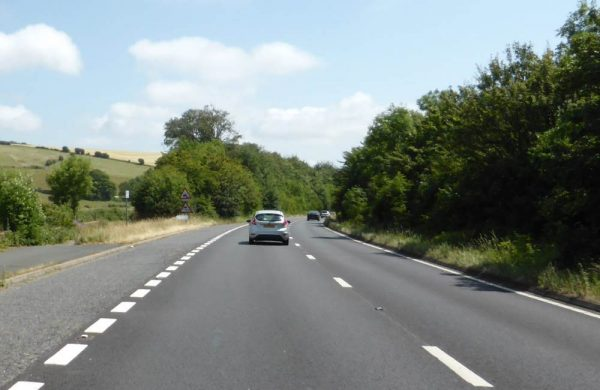
#> input picture cv_fundamentals/test.jpg, 600 x 390 px
$ python colorAndRegion.py
#> lines starting #> are read from the running program, lines starting #| are printed output that depends on the picture; after the words box and inside, x2 and y2 are one past the last pixel; in counts of white or black regions, pixels touching at a corner belong together
import matplotlib.pyplot as plt
import matplotlib.image as mpimg
import numpy as np

# Read in the image and print out some stats
image = mpimg.imread('test.jpg')
#> image is the input picture: shape (390, 600, 3); mean R, G, B 128.9, 137.7, 132.9
#print('This image is: ', type(image), 'with dimensions: ', image.shape)

# Grab the x and y size and make a copy of the image
ysize = image.shape[0]
#> ysize = 390
xsize = image.shape[1]
#> xsize = 600
print (xsize, ysize)
#| 600 390
# Note: always make a copy rather than simply using "="
color_select = np.copy(image)
line_image = np.copy(image)

# Define color selection criteria

red_threshold = 200
green_threshold = 200
blue_threshold = 190

rgb_threshold = [red_threshold, green_threshold, blue_threshold]


# Define a triangular region of interest
left_bottom = [0, 390]
right_bottom = [600, 390]
apex = [280, 180]

# connect these points using a straight line formula

fit_left = np.polyfit((left_bottom[0], apex[0]),(left_bottom[1], apex[1]),1 )
fit_right = np.polyfit((right_bottom[0], apex[0]),(right_bottom[1], apex[1]),1 )
fit_bottom = np.polyfit((left_bottom[0], right_bottom[0]),(left_bottom[1], right_bottom[1]),1 )


# Mask the pixels below the threshold
color_thresholds = (image[:,:,0] < rgb_threshold[0]) \
			     | (image[:,:,1] < rgb_threshold[1]) \
			     | (image[:,:,2] < rgb_threshold[2])
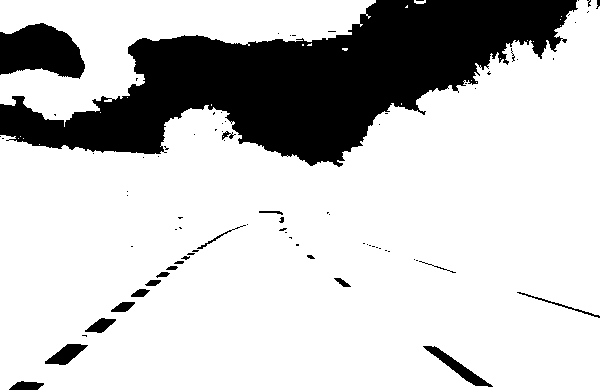
#> color_thresholds: shape (390, 600) bool; 78.3% white; 82 black regions (60 under 20 px), largest, box (x1, y1, x2, y2) and area: (0, 0, 578, 167) 44461, (0, 23, 85, 79) 3436, (423, 346, 493, 387) 635


# creating meshgrid
XX, YY = np.meshgrid(np.arange(0,xsize),np.arange(0,ysize))
region_thresholds = (YY > (XX*fit_left[0] + fit_left[1])) & \
					(YY > (XX*fit_right[0] + fit_right[1])) & \
					(YY < (XX*fit_bottom[0] + fit_bottom[1]))


# mask color selection
color_select[color_thresholds] = [0,0,0]
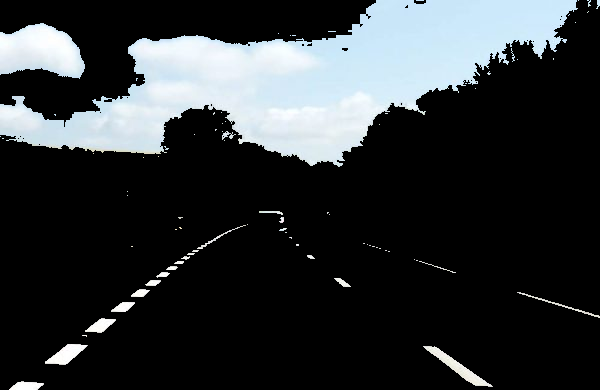
#> color_select: shape (390, 600, 3); mean R, G, B 47.3, 51, 53.2

# FInd where image is both colored right and in the region
line_image[~color_thresholds & region_thresholds] = [255,0,0]
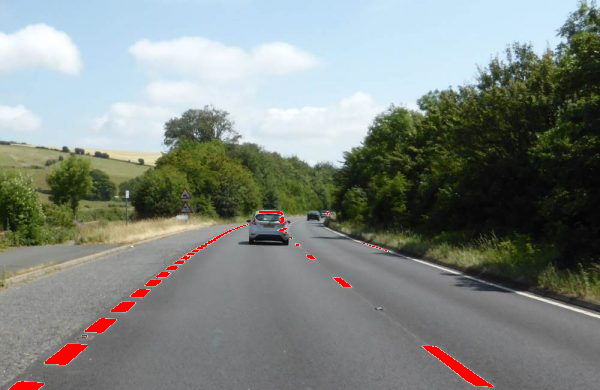
#> line_image: shape (390, 600, 3); 1.01% of pixels changed, all inside (x1, y1, x2, y2) = (9, 211, 493, 390)


#Display the image
plt.imshow(color_select)
#plt.show()
plt.imshow(line_image)
#plt.savefig("region-mask-lanes.jpg")
#plt.show()
plt.imshow(region_thresholds)
#plt.show()

#inside anaconda env the imsave option doesn't save the
#image as jpg but as png. So save it as png
mpimg.imsave("region-mask-lanes.png", line_image)
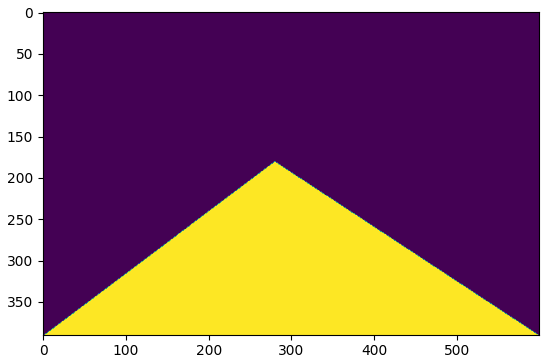
#> figure drawn by matplotlib, 1 panel

$ run again, with cv_fundamentals/highway.png saved as cv_fundamentals/test.jpg
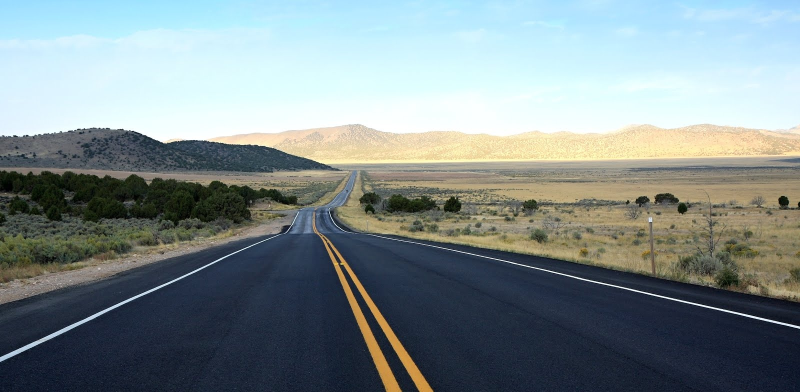
#> input picture cv_fundamentals/highway.png, 1600 x 784 px (shown at 1/2 size)
#> image is the input picture: shape (784, 1600, 3); mean R, G, B 126.7, 138.8, 140.2
#| 1600 784
#> `color_thresholds = (image[:,:,0] < rgb_threshold[0]) \ | (image[:,:,1]..`:
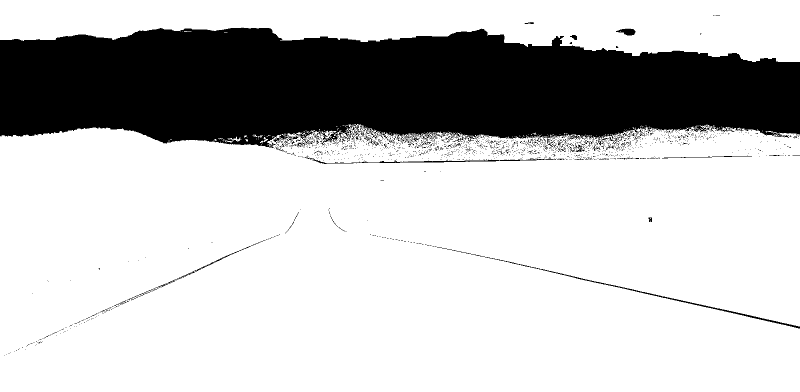
#> color_thresholds: shape (784, 1600) bool (shown at 1/2 size); 75.4% white; 1586 black regions (1536 under 20 px), largest, box (x1, y1, x2, y2) and area: (0, 55, 1600, 296) 298571, (874, 494, 1600, 657) 1699, (609, 312, 1108, 328) 1026
#> line_image: shape (784, 1600, 3); 0.93% of pixels changed, all inside (x1, y1, x2, y2) = (180, 180, 440, 287)
#> `mpimg.imsave("region-mask-lanes.png", line_image)`:
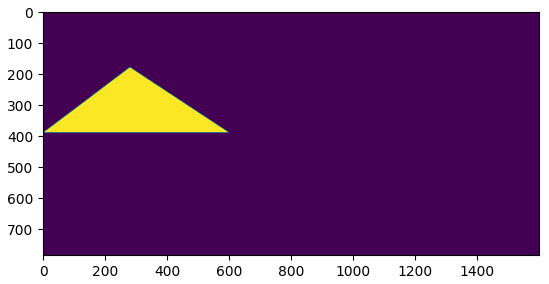
#> figure drawn by matplotlib, 1 panel
